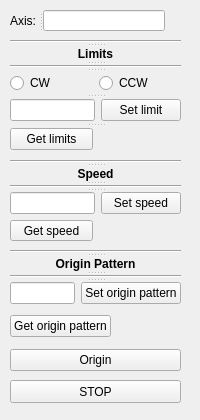
    <widget class="QWidget" name="presettings">
     <attribute name="title">
      <string>Pre-settings</string>
     </attribute>
     <widget class="QWidget" name="widget_presettings" native="true">
      <property name="geometry">
       <rect>
        <x>0</x>
        <y>10</y>
        <width>191</width>
        <height>401</height>
       </rect>
      </property>
      <widget class="QPushButton" name="pushButton_stop_2">
       <property name="geometry">
        <rect>
         <x>10</x>
         <y>370</y>
         <width>171</width>
         <height>23</height>
        </rect>
       </property>
       <property name="text">
        <string>STOP</string>
       </property>
      </widget>
      <widget class="QSplitter" name="splitter">
       <property name="geometry">
        <rect>
         <x>10</x>
         <y>0</y>
         <width>155</width>
         <height>21</height>
        </rect>
       </property>
       <property name="orientation">
        <enum>Qt::Horizontal</enum>
       </property>
       <widget class="QLabel" name="label_axis">
        <property name="text">
         <string>Axis:</string>
        </property>
       </widget>
       <widget class="QLineEdit" name="text_axis">
        <property name="enabled">
         <bool>true</bool>
        </property>
        <property name="text">
         <string/>
        </property>
       </widget>
      </widget>
      <widget class="QSplitter" name="splitter_12">
       <property name="geometry">
        <rect>
         <x>10</x>
         <y>240</y>
         <width>171</width>
         <height>121</height>
        </rect>
       </property>
       <property name="orientation">
        <enum>Qt::Vertical</enum>
       </property>
       <widget class="QSplitter" name="splitter_7">
        <property name="orientation">
         <enum>Qt::Vertical</enum>
        </property>
        <widget class="Line" name="line_3">
         <property name="orientation">
          <enum>Qt::Horizontal</enum>
         </property>
        </widget>
        <widget class="QLabel" name="label_setSpeed_2">
         <property name="text">
          <string>&lt;html&gt;&lt;head/&gt;&lt;body&gt;&lt;p align=&quot;center&quot;&gt;&lt;span style=&quot; font-size:9pt; font-weight:600;&quot;&gt;Origin Pattern&lt;/span&gt;&lt;/p&gt;&lt;/body&gt;&lt;/html&gt;</string>
         </property>
        </widget>
        <widget class="Line" name="line_4">
         <property name="orientation">
          <enum>Qt::Horizontal</enum>
         </property>
        </widget>
       </widget>
       <widget class="QWidget" name="layoutWidget">
        <layout class="QVBoxLayout" name="verticalLayout_6">
         <item>
          <layout class="QHBoxLayout" name="horizontalLayout_19">
           <item>
            <widget class="QLineEdit" name="text_setOrigin"/>
           </item>
           <item>
            <widget class="QPushButton" name="pushButton_setOrigin">
             <property name="text">
              <string>Set origin pattern</string>
             </property>
            </widget>
           </item>
          </layout>
         </item>
         <item>
          <layout class="QHBoxLayout" name="horizontalLayout_10">
           <item>
            <widget class="QPushButton" name="pushButton_getOrigin">
             <property name="text">
              <string>Get origin pattern</string>
             </property>
            </widget>
           </item>
           <item>
            <widget class="QLabel" name="label_getOrigin">
             <property name="text">
              <string/>
             </property>
            </widget>
           </item>
          </layout>
         </item>
         <item>
          <widget class="QPushButton" name="pushButton_origin">
           <property name="text">
            <string>Origin</string>
           </property>
          </widget>
         </item>
        </layout>
       </widget>
      </widget>
      <widget class="QSplitter" name="splitter_10">
       <property name="geometry">
        <rect>
         <x>10</x>
         <y>30</y>
         <width>171</width>
         <height>111</height>
        </rect>
       </property>
       <property name="orientation">
        <enum>Qt::Vertical</enum>
       </property>
       <widget class="QSplitter" name="splitter_8">
        <property name="orientation">
         <enum>Qt::Vertical</enum>
        </property>
        <widget class="QSplitter" name="splitter_2">
         <property name="orientation">
          <enum>Qt::Vertical</enum>
         </property>
         <widget class="Line" name="line">
          <property name="orientation">
           <enum>Qt::Horizontal</enum>
          </property>
         </widget>
         <widget class="QLabel" name="label_setSpeed_3">
          <property name="text">
           <string>&lt;html&gt;&lt;head/&gt;&lt;body&gt;&lt;p align=&quot;center&quot;&gt;&lt;span style=&quot; font-size:9pt; font-weight:600;&quot;&gt;Limits&lt;/span&gt;&lt;/p&gt;&lt;/body&gt;&lt;/html&gt;</string>
          </property>
         </widget>
        </widget>
        <widget class="Line" name="line_6">
         <property name="orientation">
          <enum>Qt::Horizontal</enum>
         </property>
        </widget>
       </widget>
       <widget class="QWidget" name="layoutWidget">
        <layout class="QHBoxLayout" name="horizontalLayout_6">
         <item>
          <widget class="QRadioButton" name="radioButton_CW">
           <property name="text">
            <string>CW</string>
           </property>
          </widget>
         </item>
         <item>
          <widget class="QRadioButton" name="radioButton_CCW">
           <property name="text">
            <string>CCW</string>
           </property>
          </widget>
         </item>
        </layout>
       </widget>
       <widget class="QWidget" name="layoutWidget">
        <layout class="QHBoxLayout" name="horizontalLayout_26">
         <item>
          <widget class="QLineEdit" name="text_setLimit"/>
         </item>
         <item>
          <widget class="QPushButton" name="pushButton_setLimit">
           <property name="text">
            <string>Set limit</string>
           </property>
          </widget>
         </item>
        </layout>
       </widget>
       <widget class="QWidget" name="layoutWidget">
        <layout class="QHBoxLayout" name="horizontalLayout_27">
         <item>
          <widget class="QPushButton" name="pushButton_getLimits">
           <property name="text">
            <string>Get limits</string>
           </property>
          </widget>
         </item>
         <item>
          <widget class="QLabel" name="label_getLimits">
           <property name="text">
            <string/>
           </property>
          </widget>
         </item>
        </layout>
       </widget>
      </widget>
      <widget class="QSplitter" name="splitter_9">
       <property name="geometry">
        <rect>
         <x>10</x>
         <y>150</y>
         <width>171</width>
         <height>81</height>
        </rect>
       </property>
       <property name="orientation">
        <enum>Qt::Vertical</enum>
       </property>
       <widget class="QSplitter" name="splitter_6">
        <property name="orientation">
         <enum>Qt::Vertical</enum>
        </property>
        <widget class="Line" name="line_2">
         <property name="orientation">
          <enum>Qt::Horizontal</enum>
         </property>
        </widget>
        <widget class="QLabel" name="label_setSpeed">
         <property name="text">
          <string>&lt;html&gt;&lt;head/&gt;&lt;body&gt;&lt;p align=&quot;center&quot;&gt;&lt;span style=&quot; font-size:9pt; font-weight:600;&quot;&gt;Speed&lt;/span&gt;&lt;/p&gt;&lt;/body&gt;&lt;/html&gt;</string>
         </property>
        </widget>
        <widget class="Line" name="line_5">
         <property name="orientation">
          <enum>Qt::Horizontal</enum>
         </property>
        </widget>
       </widget>
       <widget class="QWidget" name="layoutWidget">
        <layout class="QVBoxLayout" name="verticalLayout_4">
         <item>
          <layout class="QHBoxLayout" name="horizontalLayout_24">
           <item>
            <widget class="QLineEdit" name="text_setSpeed"/>
           </item>
           <item>
            <widget class="QPushButton" name="pushButton_setSpeed">
             <property name="text">
              <string>Set speed</string>
             </property>
            </widget>
           </item>
          </layout>
         </item>
         <item>
          <layout class="QHBoxLayout" name="horizontalLayout_25">
           <item>
            <widget class="QPushButton" name="pushButton_getSpeed">
             <property name="text">
              <string>Get speed</string>
             </property>
            </widget>
           </item>
           <item>
            <widget class="QLabel" name="label_getSpeed">
             <property name="text">
              <string/>
             </property>
            </widget>
           </item>
          </layout>
         </item>
        </layout>
       </widget>
      </widget>
     </widget>
    </widget>
